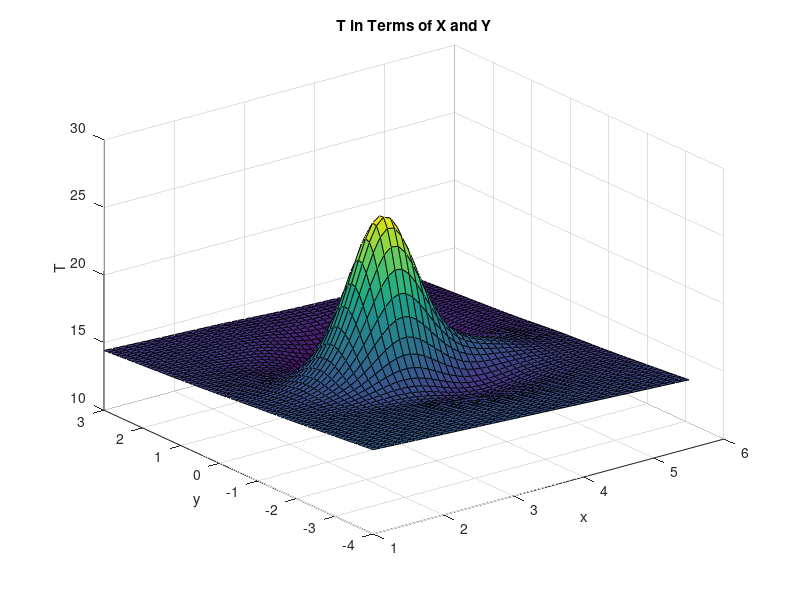

Recreate this plot in MATLAB.
clear all
clc

x=1:0.1:5.5;
y=-4:0.1:3;
[x y]=meshgrid(x,y);

z=0.00125.*exp(-((x-3).^2+0.5.*y.^2)).*(sin(2.*x)+2.*sin(0.75*(0.5*y-2).^2)).*(16.*x+64.*x.^2+y.^2);
t=-0.1.*z.^2+17*exp(-0.1.*((0.1.*x-2)-(0.05.*y-1).^2-(z-1).^2))-10;

surf(x,y,t)
title("T in Terms of X and Y")
xlabel('x')
ylabel('y')
zlabel('T')